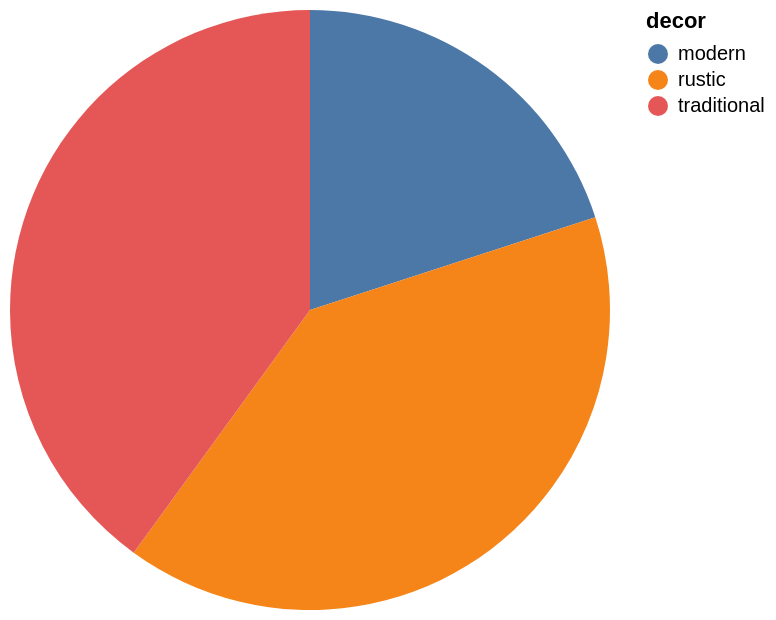

Vega-Lite specification for this chart:
### Vega-Lite specification from a JSON file in a GitHub repository (floating-point values rounded to 4 significant figures)
{"data": {"values": [{"x_data": "modern", "y_data": 75}, {"x_data": "rustic", "y_data": 150}, {"x_data": "traditional", "y_data": 150}]}, "mark": "arc", "encoding": {"theta": {"field": "y_data", "type": "quantitative", "title": "min(basePrice)"}, "color": {"field": "x_data", "type": "nominal", "title": "decor"}}}
